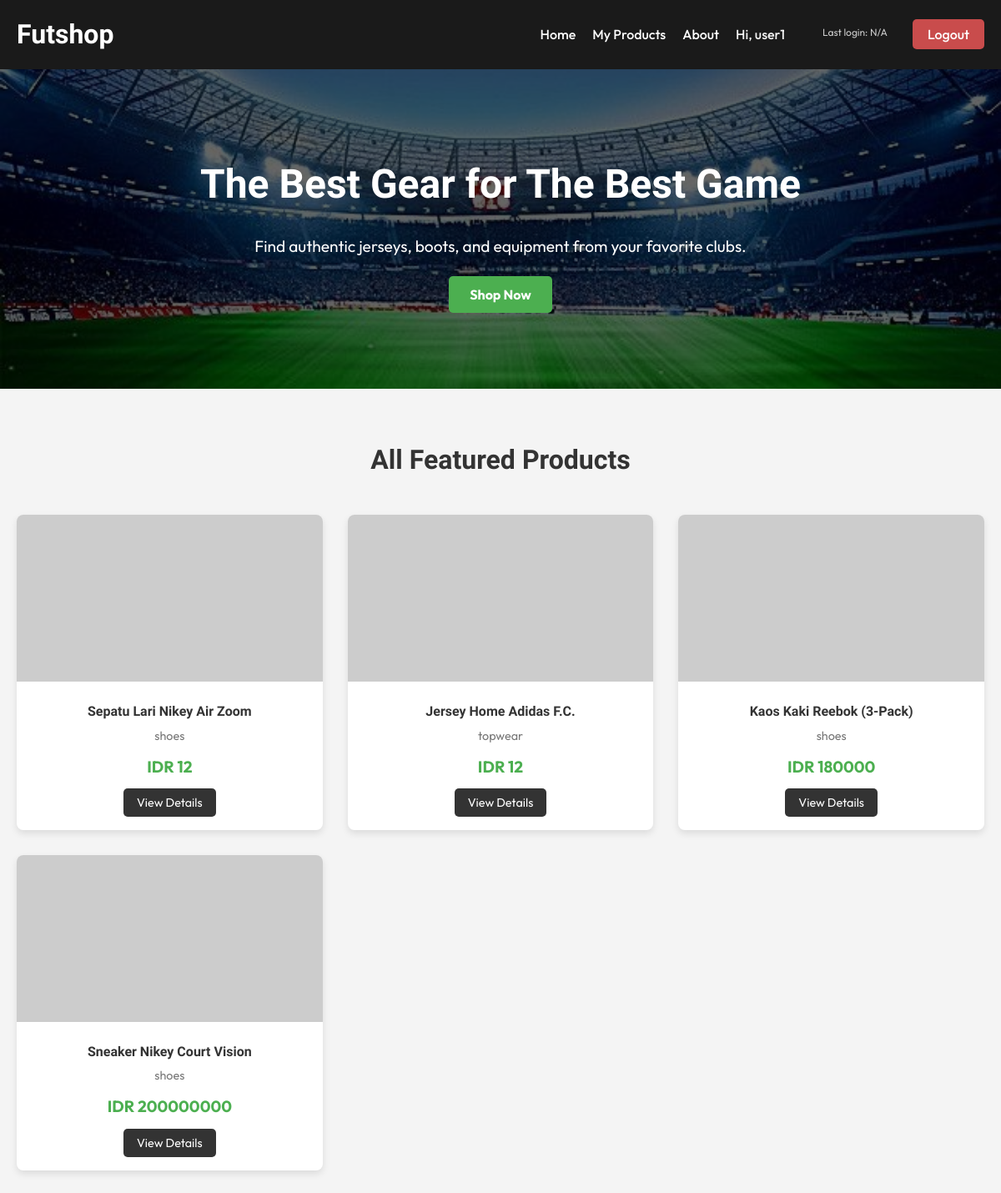
The app's page / (signed in) with its own data.
### main/models.py (models this page shows, shortened)
class Product(models.Model):
    user = models.ForeignKey(User, on_delete=models.CASCADE, null=True)
    name = models.CharField()
    price = models.IntegerField()
    description = models.TextField()
    thumbnail = models.URLField()
    category = models.CharField(max_length=100,choices=CATEGORY_CHOICES ,default='Uncategorized')
    is_featured = models.BooleanField(default=False)
    stock = models.PositiveIntegerField(default=0)
    id = models.UUIDField(primary_key=True, default=uuid.uuid4, editable=False)
    rating = models.FloatField(
        validators=[MinValueValidator(0.0), MaxValueValidator(5.0)],
        default=0.0
    )
    brand = models.CharField(max_length=100, choices=BRAND_CHOICES, default='No Brand')

### main/views.py (the view)
# urls.py: path('', show_main, name='show_main'),
@login_required(login_url='/login')
def show_main(request):
    filter_type = request.GET.get('filter')
    if filter_type == 'my':
        products = Product.objects.filter(user=request.user)
    else:
        products = Product.objects.filter(is_featured=True)
    context = {
        'products': products,
        'last_login': request.COOKIES.get('last_login', 'N/A')
    }
    return render(request, "main.html", context)

### main/templates/main.html (shortened to what this page needs)
{% extends 'base.html' %}
{% block content %}
    <section class="hero">
        <div class="container">
            <h2>The Best Gear for The Best Game</h2>
            <p>Find authentic jerseys, boots, and equipment from your favorite clubs.</p>
            <a href="#" class="btn-primary">Shop Now</a>
        </div>
    </section>
    <section class="featured-products">
        <div class="container">
            <h3>All Featured Products</h3>
            <div class="product-grid">
                {% for product in products %}
                    <div class="product-card">
                        <img src="{{ product.thumbnail }}" alt="{{ product.name }}" onerror="this.onerror=null;this.src='https://placehold.co/600x400/222/FFF?text=Image';">
                        <h4>{{ product.name }}</h4>
                        <p class="category">{{ product.category }}</p>
                        <p class="price">IDR {{ product.price }}</p>
                        <a href="{% url 'main:product_detail' pk=product.pk %}" class="btn-secondary">View Details</a>
                    </div>
                {% endfor %}
            </div>
        </div>
    </section>
{% endblock content %}

### main/templates/base.html (shortened to what this page needs)
{% load static %}
<!DOCTYPE html>
<html lang="en">
<head>
    <link rel="stylesheet" href="{% static 'css/style.css' %}">
</head>
<body>
    <header class="navbar">
        <div class="container">
            <h1 class="logo">Futshop</h1>
            <nav>
                <ul>
                    <li><a href="{% url 'main:show_main' %}">Home</a></li>
                    <li><a href="{% url 'main:show_products' %}">My Products</a></li>
                    <li><a href="{% url 'main:show_about' %}">About</a></li>
                    {% if user.is_authenticated %}
                        <li><span class="nav-username">Hi, {{ user.username }}</span></li>
                        <li><h5 class="nav-last-login">Last login: {{ last_login }}</h5></li>
                        <li>
                            <a href="{% url 'main:logout' %}" class="btn-logout">Logout</a>
                        </li>
                    {% endif %}
                </ul>
            </nav>
        </div>
    </header>
    <main>
        {% block content %}
        {% endblock content %}
    </main>
</body>
</html>

### static/css/style.css (style rules this page uses)
* { margin: 0; padding: 0; box-sizing: border-box; }
body { font-family: 'Outfit', sans-serif; background-color: #f4f4f4; color: #333; line-height: 1.6; }
.container { max-width: 1200px; margin: 0 auto; padding: 0 20px; }
.navbar { background-color: #1a1a1a; color: #fff; padding: 1rem 0; position: sticky; top: 0; z-index: 100; }
.navbar .container { display: flex; justify-content: space-between; align-items: center; }
.navbar .logo { font-family: 'Archivo Black', sans-serif; font-weight: 700; }
.navbar nav ul { list-style: none; display: flex; }
.navbar nav ul li { margin-left: 20px; }
.navbar a { color: #fff; text-decoration: none; font-weight: 500; transition: color 0.3s; }
.hero { background: linear-gradient(rgba(0, 0, 0, 0.6), rgba(0, 0, 0, 0.6)), url('../images/stadium.jpeg') no-repeat center center/cover; color: #fff; text-align: center; padding: 100px 0; }
.hero h2 { font-family: 'Archivo Black', sans-serif; font-size: 3rem; margin-bottom: 20px; }
.hero p { font-size: 1.2rem; margin-bottom: 30px; }
.btn-primary { background-color: #4CAF50; color: #fff; padding: 12px 25px; text-decoration: none; border-radius: 5px; font-weight: bold; transition: background-color 0.3s; }
.featured-products { padding: 60px 0; }
.featured-products h3 { text-align: center; font-size: 2rem; margin-bottom: 40px; font-family: 'Archivo Black', sans-serif; }
.product-grid { display: grid; grid-template-columns: repeat(auto-fit, minmax(280px, 1fr)); gap: 30px; }
.product-card { background-color: #fff; border-radius: 8px; box-shadow: 0 4px 8px rgba(0,0,0,0.1); overflow: hidden; text-align: center; transition: transform 0.3s, box-shadow 0.3s; padding-bottom: 20px; }
.product-card img { width: 100%; height: 200px; object-fit: cover; }
.product-card h4 { font-family: 'Archivo Black', sans-serif; margin: 15px 0 5px; }
.product-card .category { color: #777; font-size: 0.9rem; margin-bottom: 10px; }
.product-card .price { font-size: 1.2rem; font-weight: bold; color: #4CAF50; margin-bottom: 15px; }
.btn-secondary { background-color: #333; color: #fff; padding: 8px 16px; text-decoration: none; border-radius: 5px; font-size: 0.9rem; transition: background-color 0.3s; }
.nav-username { color: #f4f4f4; font-weight: 500; margin-right: 15px; display: flex; align-items: center; }
.btn-logout { background-color: #c94c4c; color: #fff; padding: 8px 18px; border-radius: 5px; font-weight: 500; transition: background-color 0.3s; }
.nav-last-login { color: #ccc; font-size: 0.75rem; font-weight: 400; margin: 0; display: flex; align-items: center; padding: 0 10px; }

### records on screen
Product: name "Sepatu Lari Nikey Air Zoom", category "shoes", price "12"
Product: name "Jersey Home Adidas F.C.", category "topwear", price "12"
Product: name "Kaos Kaki Reebok (3-Pack)", category "shoes", price "180000"
Product: name "Sneaker Nikey Court Vision", category "shoes", price "200000000"

### other values on screen
{{ user.username }} "user1"
{{ last_login }} "N/A"
